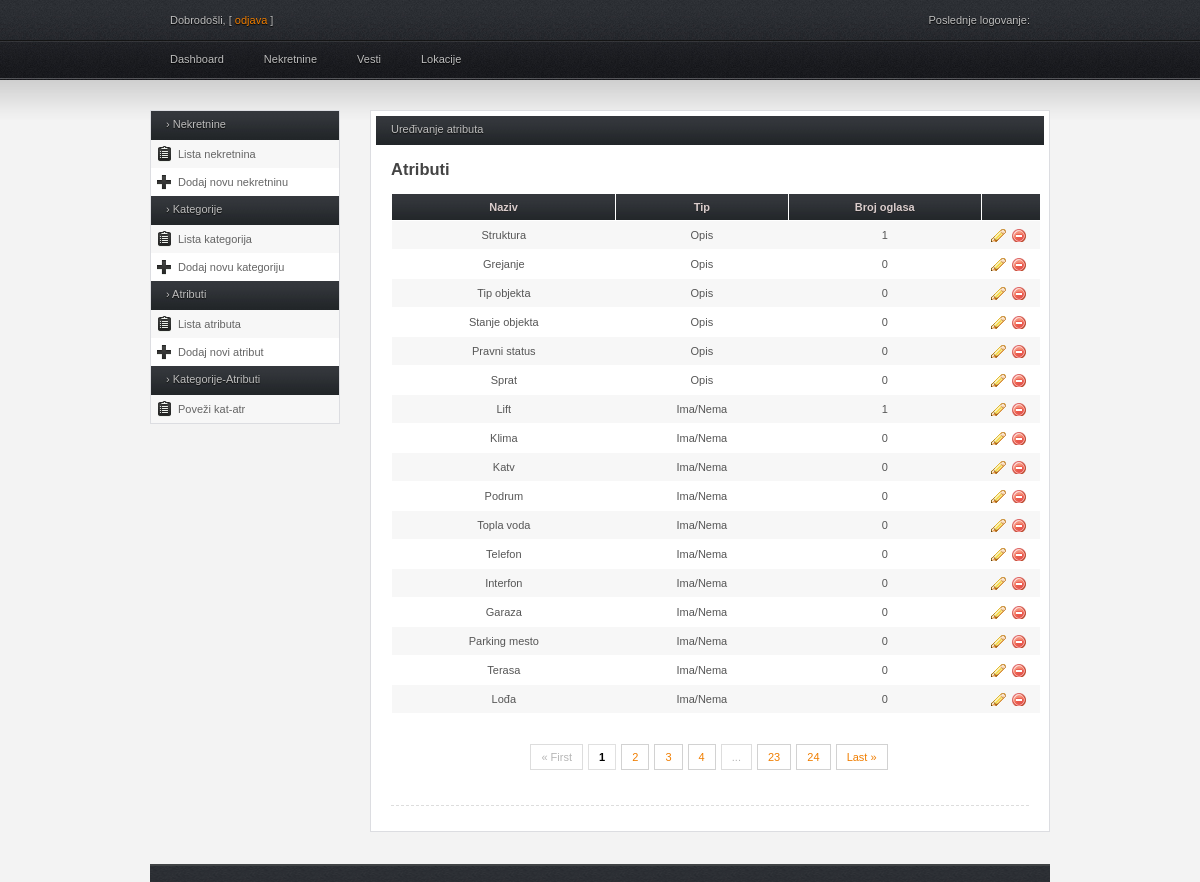
The app's page /admin/atributi_lista.php (signed in) with its own data.
### tables this page shows
CREATE TABLE IF NOT EXISTS `atributi` (
  `id_atributa` int(11) NOT NULL AUTO_INCREMENT,
  `naziv_atributa` varchar(50) NOT NULL,
  `tip` int(11) NOT NULL,
  PRIMARY KEY (`id_atributa`),
  KEY `tip` (`tip`)
);

### admin/atributi_lista.php (the view, shortened to what this page needs)
<?php $thisPage = "Nekretnine"; ?>
<!DOCTYPE html PUBLIC "-//W3C//DTD XHTML 1.0 Transitional//EN" "http://www.w3.org/TR/xhtml1/DTD/xhtml1-transitional.dtd">
<html>
    <head>
        <?php include_once './include/head.php'; ?>
    </head>
    <body>
        <div class="wrap">
            <?php include_once './include/header.php'; ?>
            <div id="content">
                <?php include_once './include/sidebar.php'; ?>
                <div id="main">
                    <div class="full_w">
                        <div class="h_title">Uređivanje atributa</div>
                        <h2>Atributi</h2>
                        <table>
                            <thead>
                                <tr>
                                    <th scope="col">Naziv</th>
									<th scope="col">Tip</th>
                                    <th scope="col">Broj oglasa</th>
                                    <th scope="col" style="width: 44px;"></th>
                                </tr>
                            </thead>
                            <?php
                            include './logic/common.php';
                            $query = '
								SELECT  a.id_atributa as id , a.naziv_atributa as ime, a.tip as tip, COUNT(o.id_atribut)  broj_oglasa
								FROM  atributi a LEFT JOIN oglas_atributi o
								ON a.id_atributa = o.id_atribut
								GROUP BY a.id_atributa
							';
                            try {
                                $stmt = $db->prepare($query);
                                $result = $stmt->execute();
                            } catch (PDOException $ex) {
                                die("Failed to run query: " . $ex->getMessage());
                            }
                            while (($row = $stmt->fetch()) != NULL) {
								if($row['tip'] === '2') {
									$tip_attr = 'Opis';
								}
								else if($row['tip'] === '1'){
									$tip_attr = 'Ima/Nema';
								}
                                echo '
                                    <tr>
                                        <td class="align-center" id="tdNaziv' . $row['ime']  . '">' . $row['ime'] . '</td>
										<td class="align-center" id="tdTip' . $tip_attr  . '">' . $tip_attr . '</td>
                                        <td class="align-center">' . $row['broj_oglasa'] . '</td>';
								?>
                                            <td>
                                                <a 	href="#"
													class="table-icon edit"
													idTu="<?php echo $row['id']; ?>"
													naz="<?php echo $row['ime']; ?>"
													par="11"
													title="Edit">
												</a>
												<a 	href="#"
													class="table-icon delete"
													idTu="<?php echo $row['id']; ?>"
													naz="<?php echo $row['ime']; ?>"
													par="11"
													title="Delete">
												</a>
                                            </td>
                                 </tr>
							<?php
							}
                            ?>
                        </table>
                        <div class="entry">
                            <div class="pagination">
                                <span>« First</span>
                                <span class="active">1</span>
                                <a href="#">2</a>
                                <a href="#">3</a>
                                <a href="#">4</a>
                                <span>...</span>
                                <a href="#">23</a>
                                <a href="#">24</a>
                                <a href="#">Last »</a>
                            </div>
                        </div>
                        <div class="entry">
                            <div class="sep"></div>
                        </div>
                    </div>
                </div>
            </div>
            <div id="footer">
            </div>
        </div>
    </body>
</html>

### admin/include/head.php (shortened to what this page needs)
<link rel="stylesheet" type="text/css" href="css/style.css" media="screen" />
<link rel="stylesheet" type="text/css" href="css/navi.css" media="screen" />
<link rel="stylesheet" href="css/jquery-ui.css" />

### admin/include/header.php
<div id="header">
    <div id="top">
        <div class="left">
            <p>Dobrodošli, <strong><?php echo @$_SESSION['ime'] ?></strong> [ <a href="odjava.php">odjava</a> ]</p>
        </div>
        <div class="right">
            <div class="align-right">
                <p>Poslednje logovanje: <strong><?php echo @$_SESSION['lastLogin'] ?></strong></p>
            </div>
        </div>
    </div>
    <div id="nav">
        <ul>
            <li class="upp"
                <?php if ($thisPage == "Dashboard")
    echo " id=\"currentpage\"";
?>>
                <a href="dashboard.php">Dashboard</a>
            </li>
            <li class="upp"<?php if ($thisPage == "Nekretnine")
    echo " id=\"currentpage\"";
?>>
                <a href="nekretnine_lista.php">Nekretnine</a>
            </li>
            <li class="upp"<?php if ($thisPage == "Vesti")
    echo " id=\"currentpage\"";
?>>
                <a href="vesti_lista.php">Vesti</a>
            </li>
            <li class="upp"<?php if ($thisPage == "Lokacije")
    echo " id=\"currentpage\"";
?>>
                <a href="lokacije_lista.php">Lokacije</a>
            </li>
        </ul>
    </div>
</div>

### admin/include/sidebar.php (shortened to what this page needs)
<div id="sidebar">
    <div class="box">
        <?php
        if ($thisPage == "Nekretnine")
            include './include/sidebar/nekretnine.php';
        ?>
    </div>
</div>

### admin/include/sidebar/nekretnine.php
<div class="h_title">&#8250; Nekretnine</div>
<ul id="home">
    <li class="b2"><a class="icon report" href="nekretnine_lista.php">Lista nekretnina</a></li>
    <li class="b1"><a class="icon add_page" href="nekretnine_dodaj.php">Dodaj novu nekretninu</a></li>
</ul>
<div class="h_title">&#8250; Kategorije</div>
<ul id="home">
    <li class="b2"><a class="icon report" href="kategorije_lista.php">Lista kategorija</a></li>
    <li class="b1"><a class="icon add_page" href="kategorije_dodaj.php">Dodaj novu kategoriju</a></li>
</ul>
<div class="h_title">&#8250; Atributi</div>
<ul id="home">
    <li class="b2"><a class="icon report" href="atributi_lista.php">Lista atributa</a></li>
    <li class="b1"><a class="icon add_page" href="atributi_dodaj.php">Dodaj novi atribut</a></li>
</ul>
<div class="h_title">&#8250; Kategorije-Atributi</div>
<ul id="home">
    <li class="b2"><a class="icon report" href="kategorije_povezi.php">Poveži kat-atr</a></li>
</ul>

### admin/css/style.css (style rules this page uses)
* { margin: 0; padding: 0; }
body { background: #f3f3f3 url(../img/bg_top.jpg) repeat-x; color: #bebebe; font-family: Tahoma, Arial, Helvetica, sans-serif; font-size: 11px; margin: 0; }
h1, h2, h3, h4 { font-family: Arial, sans-serif; color: #444444; }
a { text-decoration: none; }
.wrap { margin: 0 auto; width: 900px; }
#header #top { height: 34px; padding: 14px 20px 0 20px; }
#header #top p { text-shadow: #000 0px 1px 1px; }
#header #top a { color: #f07e01; }
#content { margin: 30px 0 30px 0; }
#content .b1 { background: #ffffff; }
#content .b2 { background: #f7f7f7; }
#content tr:nth-child(even) { background: #ffffff; }
#content tr:nth-child(odd) { background: #f7f7f7; }
#content #sidebar { float: left; margin: 0 20px 0 0; width: 190px; }
#sidebar a { color: #656565; }
#sidebar .box { border: 1px solid #DCDDE1; margin: 0 0 12px 0; }
#sidebar .box .h_title { background: url(../img/bg_box_head.jpg) repeat-x; color: #bebebe; cursor: pointer; font-size: 11px; font-weight: normal; height: 22px; padding: 7px 0 0 15px; text-shadow: #0E0E0E 0px 1px 1px; }
#sidebar .box ul { list-style: none; }
#sidebar .box ul li { padding: 8px 0 8px 5px; }
.box ul li .icon { padding: 2px 0 2px 22px; }
.box ul li .report { background: url(../img/i_report.png) no-repeat center left; }
.box ul li .add_page { background: url(../img/i_add_page.png) no-repeat center left; }
#content #main { float: right; margin: 0 0 12px 0; width: 680px; }
#content #main a { color: #f07e01; }
#main .full_w { background: #ffffff; border: 1px solid #DCDDE1; color: #848484; margin: 0 0 20px 0; padding: 5px; }
#main .full_w .h_title, #main .half_w .h_title { background: url(../img/bg_box_head.jpg) repeat-x; color: #bebebe; font-size: 11px; font-weight: normal; height: 22px; padding: 7px 0 0 15px; text-shadow: #0E0E0E 0px 1px 1px; }
#main .full_w a { color: #f07e01; }
#main .full_w h1, #main .full_w h2, #main .full_w h3 { margin: 15px 15px 5px 15px; }
table { border-collapse: collapse; margin: 15px; width: 650px; }
table th { background: url(../img/bg_box_head.jpg) repeat-x; color: #DACDCD; border-left: 1px solid #ffffff; border-right: 1px solid #ffffff; font-size: 11px; font-weight: bold; padding: 7px; text-shadow: 0px 1px #242424; }
table tr { border-left: 1px solid #ffffff; border-right: 1px solid #ffffff; }
table td { border-bottom: 1px solid #ffffff; border-top: 1px solid #ffffff; color: #565656; padding: 8px; }
.table-icon { padding: 1px 8px; margin-right: 5px; }
.edit.table-icon { background: url(../img/i_edit.png) no-repeat; }
.delete.table-icon { background: url(../img/i_delete.png) no-repeat; }
.pagination { margin: 5px auto; padding: 12px 0; text-align: center; }
.pagination a { border:solid 1px #d2d2d2; color: #444444; margin-right:2px; }
.pagination span { border:solid 1px #ddd; margin-right:2px; }
.pagination .active { border:solid 1px #e0e0e0; color:#000; font-weight:bold; }
.pagination a:link, .pagination a:visited { padding:6px 10px; text-decoration:none; }
.pagination span { color:#b6b6b6; padding:6px 10px; text-decoration:none; }
#footer { background: url(../img/bg_top.jpg) repeat-x top center; border-top: 2px solid #404345; color: #939393; float: left; margin: 0 auto; padding: 8px 20px; text-shadow: #111111 0px 1px 1px; width: 860px; }
.entry { color: #444; margin: 5px 0; padding: 5px 15px; text-shadow: 0px 1px #ffffff; }
.sep { border-bottom: 1px dashed #DDDDDD; margin: 10px 0; }
.left { float: left; }
.right { float: right; }
.align-right { text-align: right; }
.align-center { text-align: center; }

### admin/css/navi.css (style rules this page uses)
#header #nav { height: 27px; margin:0; padding: 5px 20px 0 10px; position: relative; }
#header #nav ul { list-style: none; }
#header #nav ul li.upp { display: inline; float: left; position: relative; margin: 0; text-align: center; }
#header #nav ul li.upp a { color: #bebebe; display: block; padding: 0px 30px 11px 10px; text-align: center; text-shadow: #000 0px 1px 1px; }

### records on screen
atributi: naziv_atributa "Struktura", tip "Opis", broj_oglasa "1"
atributi: naziv_atributa "Grejanje", tip "Opis", broj_oglasa "0"
atributi: naziv_atributa "Tip objekta", tip "Opis", broj_oglasa "0"
atributi: naziv_atributa "Stanje objekta", tip "Opis", broj_oglasa "0"
atributi: naziv_atributa "Pravni status", tip "Opis", broj_oglasa "0"
atributi: naziv_atributa "Sprat", tip "Opis", broj_oglasa "0"
atributi: naziv_atributa "Lift", tip "Ima/Nema", broj_oglasa "1"
atributi: naziv_atributa "Klima", tip "Ima/Nema", broj_oglasa "0"
atributi: naziv_atributa "Katv", tip "Ima/Nema", broj_oglasa "0"
atributi: naziv_atributa "Podrum", tip "Ima/Nema", broj_oglasa "0"
atributi: naziv_atributa "Topla voda", tip "Ima/Nema", broj_oglasa "0"
atributi: naziv_atributa "Telefon", tip "Ima/Nema", broj_oglasa "0"
atributi: naziv_atributa "Interfon", tip "Ima/Nema", broj_oglasa "0"
atributi: naziv_atributa "Garaza", tip "Ima/Nema", broj_oglasa "0"
atributi: naziv_atributa "Parking mesto", tip "Ima/Nema", broj_oglasa "0"
atributi: naziv_atributa "Terasa", tip "Ima/Nema", broj_oglasa "0"
atributi: naziv_atributa "Lođa", tip "Ima/Nema", broj_oglasa "0"
